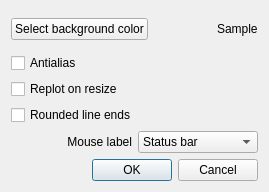
<?xml version="1.0" encoding="UTF-8"?>
<ui version="4.0">
 <class>settingsDialog</class>
 <widget class="QDialog" name="settingsDialog">
  <property name="geometry">
   <rect>
    <x>0</x>
    <y>0</y>
    <width>269</width>
    <height>192</height>
   </rect>
  </property>
  <property name="windowTitle">
   <string>Terminal configuration</string>
  </property>
  <property name="windowIcon">
   <iconset resource="QtGnuplotResource.qrc">
    <normaloff>:/images/settings</normaloff>:/images/settings</iconset>
  </property>
  <layout class="QVBoxLayout" name="verticalLayout_2">
   <item>
    <layout class="QVBoxLayout" name="verticalLayout">
     <item>
      <layout class="QHBoxLayout" name="horizontalLayout">
       <item>
        <widget class="QPushButton" name="backgroundButton">
         <property name="text">
          <string>Select background color</string>
         </property>
        </widget>
       </item>
       <item>
        <spacer name="horizontalSpacer">
         <property name="orientation">
          <enum>Qt::Horizontal</enum>
         </property>
         <property name="sizeHint" stdset="0">
          <size>
           <width>40</width>
           <height>20</height>
          </size>
         </property>
        </spacer>
       </item>
       <item>
        <widget class="QLabel" name="sampleColorLabel">
         <property name="text">
          <string>Sample</string>
         </property>
        </widget>
       </item>
      </layout>
     </item>
     <item>
      <widget class="QCheckBox" name="antialiasCheckBox">
       <property name="text">
        <string>Antialias</string>
       </property>
      </widget>
     </item>
     <item>
      <widget class="QCheckBox" name="replotOnResizeCheckBox">
       <property name="text">
        <string>Replot on resize</string>
       </property>
      </widget>
     </item>
     <item>
      <widget class="QCheckBox" name="roundedCheckBox">
       <property name="text">
        <string>Rounded line ends</string>
       </property>
      </widget>
     </item>
     <item>
      <layout class="QHBoxLayout" name="horizontalLayout_2">
       <item>
        <widget class="QLabel" name="label">
         <property name="text">
          <string>Mouse label</string>
         </property>
         <property name="alignment">
          <set>Qt::AlignRight|Qt::AlignTrailing|Qt::AlignVCenter</set>
         </property>
        </widget>
       </item>
       <item>
        <widget class="QComboBox" name="mouseLabelComboBox">
         <item>
          <property name="text">
           <string>Status bar</string>
          </property>
         </item>
         <item>
          <property name="text">
           <string>Tool bar</string>
          </property>
         </item>
         <item>
          <property name="text">
           <string>Above plot</string>
          </property>
         </item>
         <item>
          <property name="text">
           <string>None</string>
          </property>
         </item>
        </widget>
       </item>
      </layout>
     </item>
    </layout>
   </item>
   <item>
    <widget class="QDialogButtonBox" name="buttonBox">
     <property name="orientation">
      <enum>Qt::Horizontal</enum>
     </property>
     <property name="standardButtons">
      <set>QDialogButtonBox::Cancel|QDialogButtonBox::Ok</set>
     </property>
    </widget>
   </item>
  </layout>
 </widget>
 <resources>
  <include location="QtGnuplotResource.qrc"/>
 </resources>
 <connections>
  <connection>
   <sender>buttonBox</sender>
   <signal>accepted()</signal>
   <receiver>settingsDialog</receiver>
   <slot>accept()</slot>
   <hints>
    <hint type="sourcelabel">
     <x>248</x>
     <y>254</y>
    </hint>
    <hint type="destinationlabel">
     <x>157</x>
     <y>274</y>
    </hint>
   </hints>
  </connection>
  <connection>
   <sender>buttonBox</sender>
   <signal>rejected()</signal>
   <receiver>settingsDialog</receiver>
   <slot>reject()</slot>
   <hints>
    <hint type="sourcelabel">
     <x>316</x>
     <y>260</y>
    </hint>
    <hint type="destinationlabel">
     <x>286</x>
     <y>274</y>
    </hint>
   </hints>
  </connection>
 </connections>
</ui>
